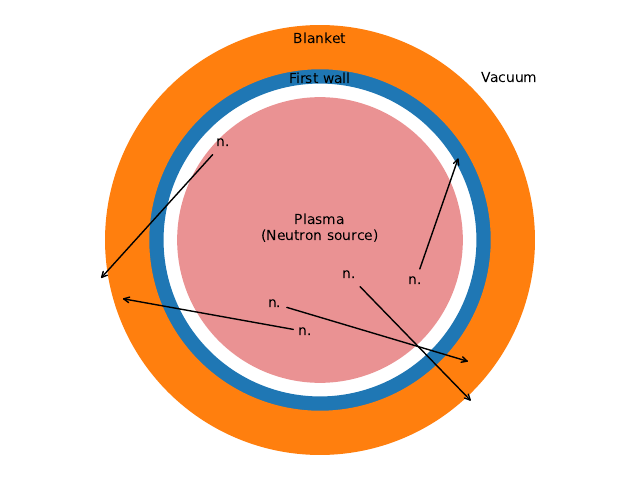

Write Python code to recreate this figure.
import matplotlib.pyplot as plt
from numpy import pi
from numpy import array as ary
import numpy as np
π = pi
LEN = 300
circle = np.linspace(0, 2*pi, LEN)
np.random.seed(0)
rand_range = np.random.uniform

if __name__=="__main__":
    ax = plt.subplot(polar=True)
    plt.grid(False)
    ax.set_yticklabels([])
    ax.set_xticklabels([])
    ax.set_axis_off()

    ax.fill_between(circle, np.repeat(1, LEN), color="C3", alpha=0.5, edgecolor=None)
    ax.fill_between(circle, np.repeat(1.1, LEN), np.repeat(1.2, LEN), color="C0")
    ax.fill_between(circle, np.repeat(1.2, LEN), np.repeat(1.5, LEN), color="C1")
    plt.tight_layout( )
    ax.text(0, 0, "Plasma\n(Neutron source)", ha="center")
    ax.text(π/2, 1.12, "First wall", ha="center", va="center")
    ax.text(π/2, 1.4, "Blanket", ha="center", va="center")
    ax.text(π/4, 1.6, "Vacuum", va="center")

    for i in range(5):
        start = (rand_range(0.3, 1), rand_range(0, 2*π))
        end = (rand_range(1.1, 1.7), rand_range(0, 2*π))
        ax.annotate("n.", xy=end[::-1], xytext=start[::-1], arrowprops=dict(facecolor='k', arrowstyle="->")) # arrowhead style needs fix?

    plt.savefig("radial_plot.pdf")